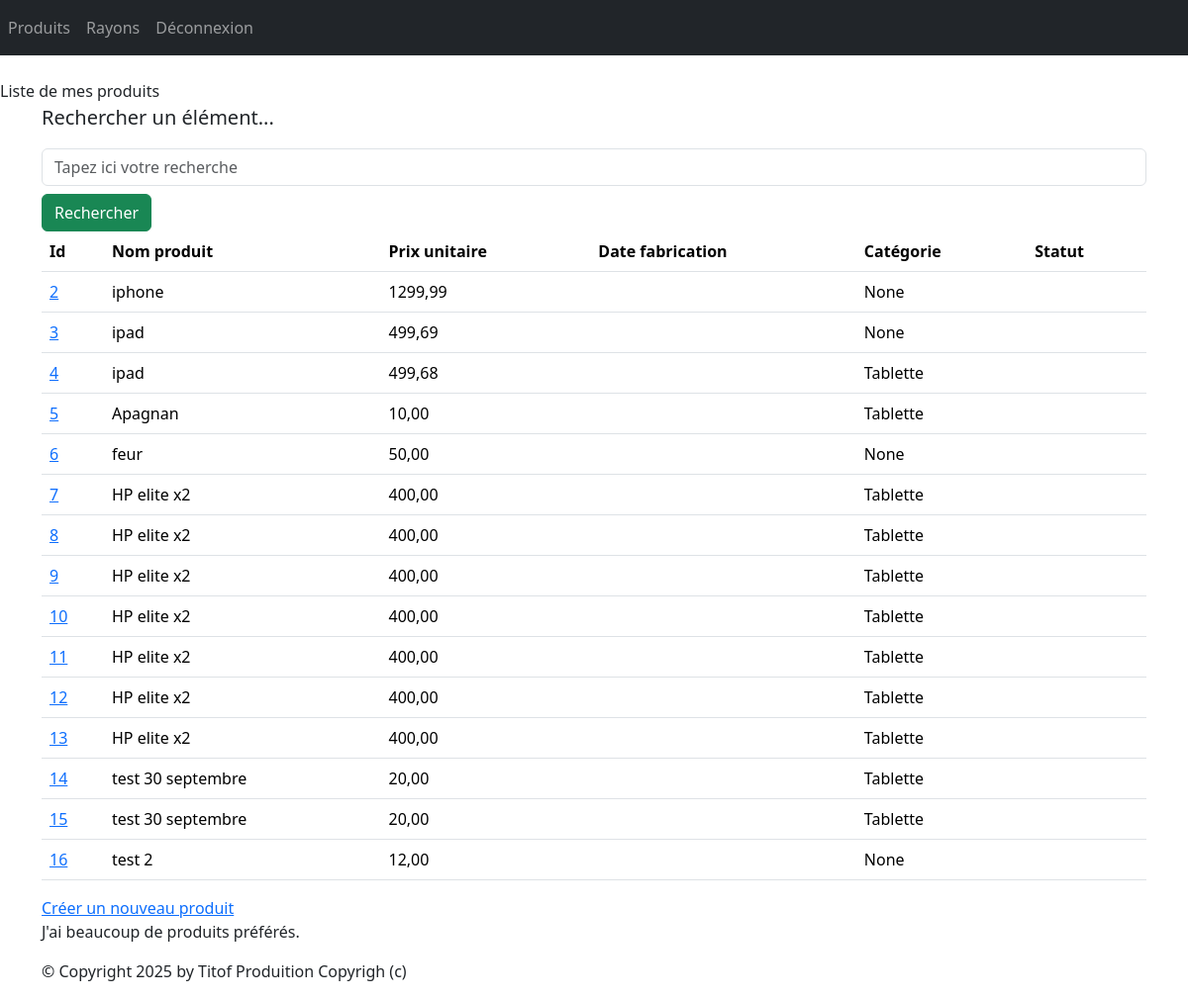
The page /monApp/produits/ (signed in) on the database as committed earlier.
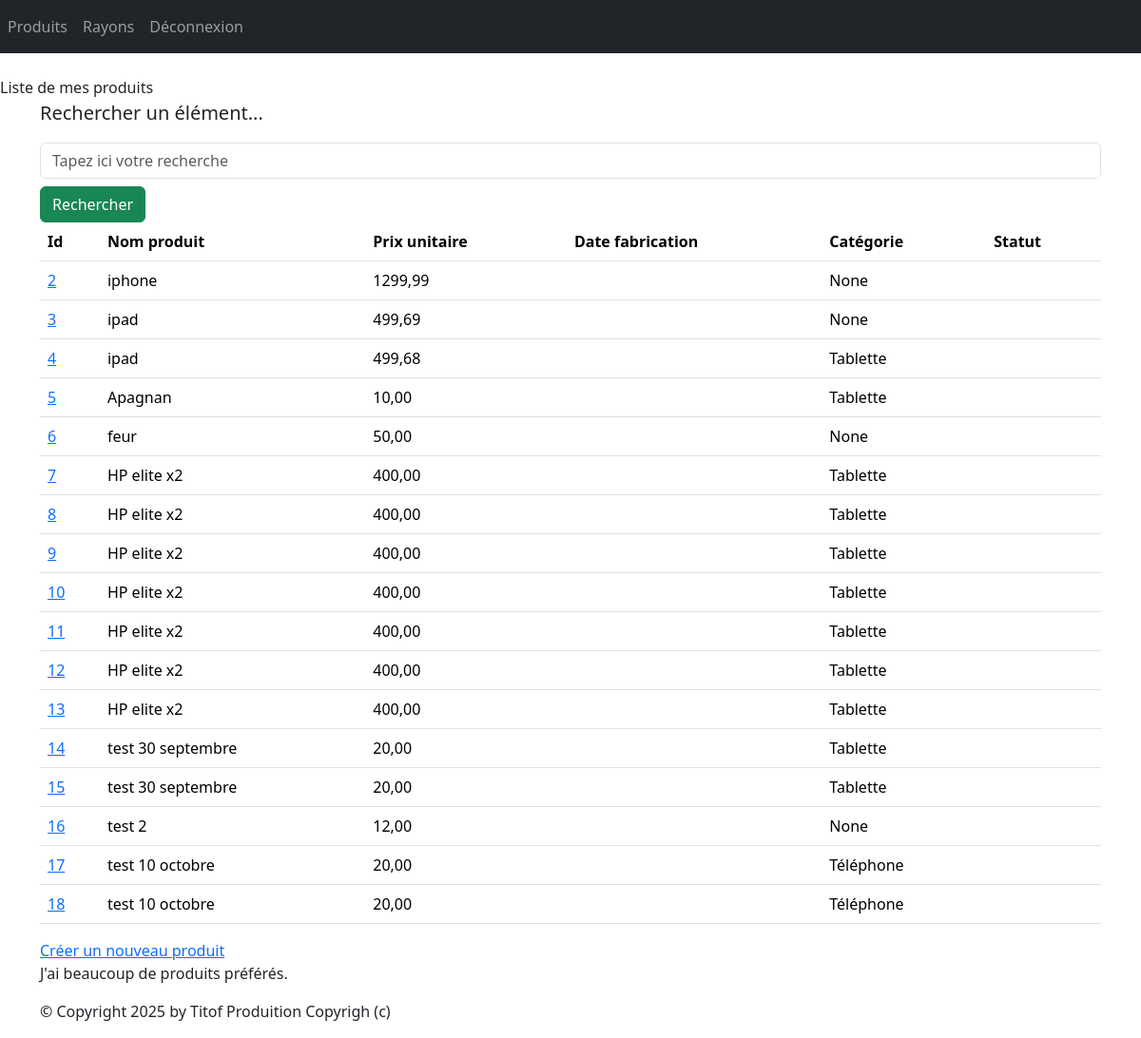
The same page on the database as committed later.
### monApp/models.py (models this page shows, shortened)
class Produit(models.Model):
	refProd = models.AutoField(primary_key=True)
	intituleProd = models.CharField(max_length=200)
	prixUnitaireProd = models.DecimalField(max_digits=10, decimal_places=2)
	dateFabrication = models.DateField(default=datetime.date(2024, 9, 4))
	categorie = models.ForeignKey(Categorie, on_delete=models.CASCADE, related_name="produits", null=True, blank=True)
	statut = models.ForeignKey(Statut, on_delete=models.CASCADE, related_name="produits", null=True, blank=True)

class Categorie(models.Model):
	idCat = models.AutoField(primary_key=True)
	nomCat = models.CharField(max_length=100)
	def __str__(self):
		return self.nomCat

### monApp/views.py (the view)
# urls.py: path("produits/",views.ProduitListView.as_view(),name="lst_prdts"),
@method_decorator(login_required, name='dispatch')
class ProduitListView(ListView):
    model = Produit
    template_name = "monApp/list_produits.html"
    context_object_name = "prdts"
    def get_queryset(self ) :
        query = self.request.GET.get('search')
        if query:
            return Produit.objects.filter(intituleProd__icontains=query).select_related('categorie').select_related('statut')
        return Produit.objects.select_related('categorie').select_related('statut')
    def get_context_data(self, **kwargs):
        context = super(ProduitListView, self).get_context_data(**kwargs)
        context['titremenu'] = "Liste de mes produits"
        return context

### monApp/templates/monApp/list_produits.html
{% extends 'monApp/base.html' %}
{% block menu %}
    {{titremenu}}
{% endblock %}
{% block contenu %}
<p class="lead mb-3 ml-0">Rechercher un élément...</p>
<form method="GET" action="">
<input class="form-control" type="text" name="search" placeholder="Tapez ici votre recherche"
value="{{ request.GET.search }}">
<button type="submit" class="btn btn-success mt-2">Rechercher</button>
</form>
    <table class="table">
        <thead>
            <tr>
                <th>Id</th>
                <th>Nom produit</th>
                <th>Prix unitaire</th>
                <th>Date fabrication</th>
                <th>Catégorie</th>
                <th>Statut</th>
            </tr>
        </thead>
        <tbody>
            {% for prdt in prdts %}
                <tr>
                    <td><a href="{% url 'dtl-prdt' prdt.refProd %}">{{ prdt.refProd }}</a></td>
                    <td>{{ prdt.intituleProd }}</td>
                    <td>{{ prdt.prixUnitaireProd }}</td>
                    <td>{{ prdt.dateFabProd }}</td>
                    <td>{{ prdt.categorie }}</td>
                    <td>{{ prdt.status }}</td>
                </tr>
            {% endfor %}
        </tbody>
    </table>
<a href="{% url 'crt-prdt' %}">Créer un nouveau produit</a>
    <p>
        J'ai
        {% if prdts|length < 5 %}
            peu de
        {% elif prdts|length < 10 %}
            quelques
        {% else %}
            beaucoup de
        {% endif %}
        produits préférés.
    </p>
{% endblock %}

Rows that differ between the two databases and show on the page:
added Produit: refProd "17", intituleProd "test 10 octobre", prixUnitaireProd "20,00", categorie "Téléphone"
added Produit: refProd "18", intituleProd "test 10 octobre", prixUnitaireProd "20,00", categorie "Téléphone"
